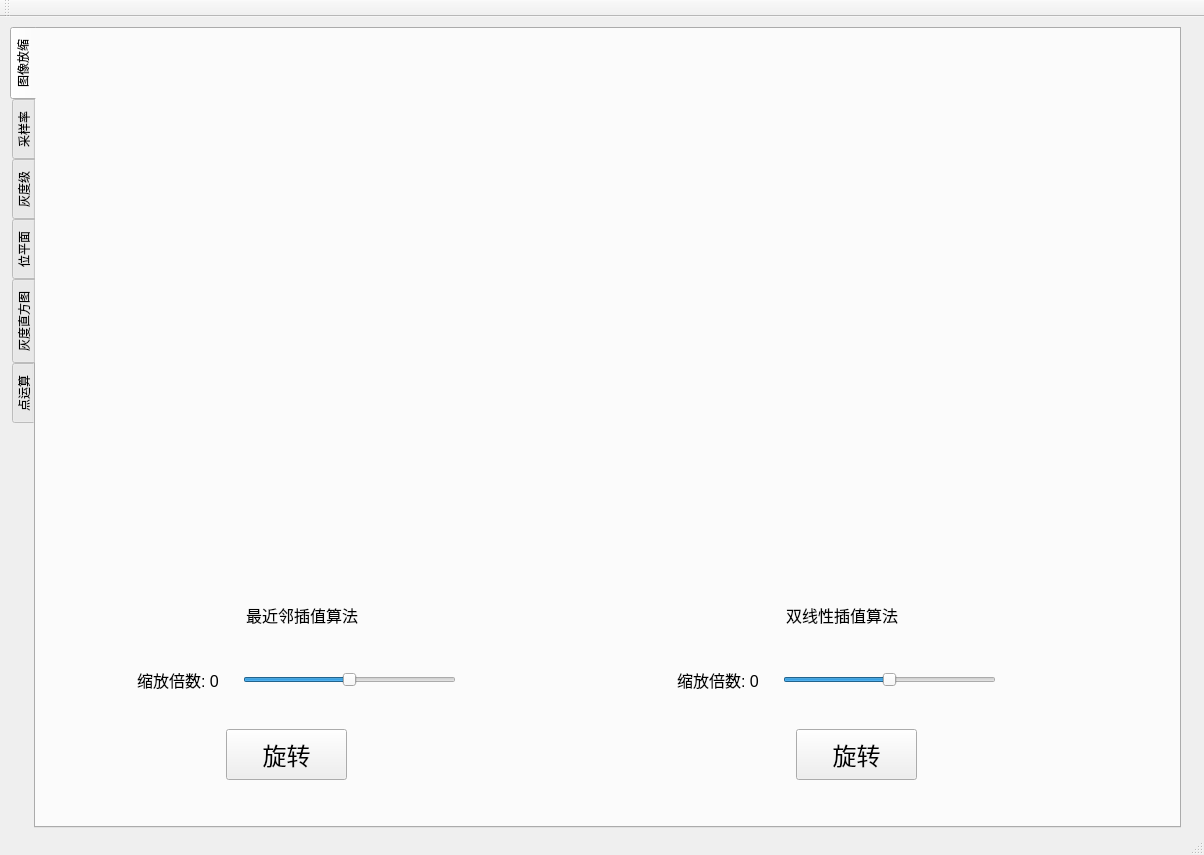
<?xml version="1.0" encoding="UTF-8"?>
<ui version="4.0">
 <class>MainWindow</class>
 <widget class="QMainWindow" name="MainWindow">
  <property name="geometry">
   <rect>
    <x>0</x>
    <y>0</y>
    <width>1204</width>
    <height>855</height>
   </rect>
  </property>
  <property name="sizePolicy">
   <sizepolicy hsizetype="Expanding" vsizetype="Expanding">
    <horstretch>0</horstretch>
    <verstretch>0</verstretch>
   </sizepolicy>
  </property>
  <property name="windowTitle">
   <string>MainWindow</string>
  </property>
  <widget class="QWidget" name="centralWidget">
   <widget class="QTabWidget" name="tabWidget">
    <property name="geometry">
     <rect>
      <x>10</x>
      <y>10</y>
      <width>1171</width>
      <height>801</height>
     </rect>
    </property>
    <property name="tabPosition">
     <enum>QTabWidget::West</enum>
    </property>
    <property name="currentIndex">
     <number>0</number>
    </property>
    <property name="iconSize">
     <size>
      <width>18</width>
      <height>18</height>
     </size>
    </property>
    <widget class="QWidget" name="original">
     <attribute name="title">
      <string>图像放缩</string>
     </attribute>
     <widget class="QLabel" name="nearest_insert">
      <property name="geometry">
       <rect>
        <x>210</x>
        <y>570</y>
        <width>161</width>
        <height>31</height>
       </rect>
      </property>
      <property name="font">
       <font>
        <pointsize>12</pointsize>
       </font>
      </property>
      <property name="text">
       <string>最近邻插值算法</string>
      </property>
     </widget>
     <widget class="QLabel" name="bilinear_insert">
      <property name="geometry">
       <rect>
        <x>750</x>
        <y>570</y>
        <width>161</width>
        <height>31</height>
       </rect>
      </property>
      <property name="font">
       <font>
        <pointsize>12</pointsize>
       </font>
      </property>
      <property name="text">
       <string>双线性插值算法</string>
      </property>
     </widget>
     <widget class="QWidget" name="layoutWidget_3">
      <property name="geometry">
       <rect>
        <x>630</x>
        <y>620</y>
        <width>341</width>
        <height>61</height>
       </rect>
      </property>
      <layout class="QHBoxLayout" name="horizontalLayout_26">
       <item>
        <widget class="QLabel" name="bilinear_level">
         <property name="font">
          <font>
           <pointsize>12</pointsize>
          </font>
         </property>
         <property name="text">
          <string>缩放倍数: 0    </string>
         </property>
        </widget>
       </item>
       <item>
        <widget class="QSlider" name="bilinear_horizontalSlider">
         <property name="minimum">
          <number>-10</number>
         </property>
         <property name="maximum">
          <number>10</number>
         </property>
         <property name="orientation">
          <enum>Qt::Horizontal</enum>
         </property>
        </widget>
       </item>
      </layout>
     </widget>
     <widget class="QWidget" name="layoutWidget">
      <property name="geometry">
       <rect>
        <x>90</x>
        <y>620</y>
        <width>341</width>
        <height>61</height>
       </rect>
      </property>
      <layout class="QHBoxLayout" name="horizontalLayout_25">
       <item>
        <widget class="QLabel" name="nearest_level">
         <property name="font">
          <font>
           <pointsize>12</pointsize>
          </font>
         </property>
         <property name="text">
          <string>缩放倍数: 0    </string>
         </property>
        </widget>
       </item>
       <item>
        <widget class="QSlider" name="nearest_horizontalSlider">
         <property name="minimum">
          <number>-10</number>
         </property>
         <property name="maximum">
          <number>10</number>
         </property>
         <property name="orientation">
          <enum>Qt::Horizontal</enum>
         </property>
        </widget>
       </item>
      </layout>
     </widget>
     <widget class="QPushButton" name="nearest_spin_push">
      <property name="geometry">
       <rect>
        <x>190</x>
        <y>700</y>
        <width>121</width>
        <height>51</height>
       </rect>
      </property>
      <property name="font">
       <font>
        <pointsize>18</pointsize>
       </font>
      </property>
      <property name="text">
       <string>旋转</string>
      </property>
     </widget>
     <widget class="QPushButton" name="bilinear_spin_push">
      <property name="geometry">
       <rect>
        <x>760</x>
        <y>700</y>
        <width>121</width>
        <height>51</height>
       </rect>
      </property>
      <property name="font">
       <font>
        <pointsize>18</pointsize>
       </font>
      </property>
      <property name="text">
       <string>旋转</string>
      </property>
     </widget>
     <widget class="mywidget" name="original_page" native="true">
      <property name="geometry">
       <rect>
        <x>20</x>
        <y>10</y>
        <width>521</width>
        <height>541</height>
       </rect>
      </property>
      <property name="contextMenuPolicy">
       <enum>Qt::ActionsContextMenu</enum>
      </property>
     </widget>
     <widget class="mywidget" name="original_page_2" native="true">
      <property name="geometry">
       <rect>
        <x>559</x>
        <y>9</y>
        <width>541</width>
        <height>541</height>
       </rect>
      </property>
      <property name="contextMenuPolicy">
       <enum>Qt::ActionsContextMenu</enum>
      </property>
     </widget>
    </widget>
    <widget class="QWidget" name="sampling_rate">
     <attribute name="title">
      <string>采样率</string>
     </attribute>
     <widget class="QWidget" name="layoutWidget">
      <property name="geometry">
       <rect>
        <x>60</x>
        <y>20</y>
        <width>211</width>
        <height>33</height>
       </rect>
      </property>
      <layout class="QHBoxLayout" name="horizontalLayout">
       <item>
        <widget class="QLineEdit" name="width">
         <property name="sizePolicy">
          <sizepolicy hsizetype="Expanding" vsizetype="Expanding">
           <horstretch>0</horstretch>
           <verstretch>0</verstretch>
          </sizepolicy>
         </property>
         <property name="inputMask">
          <string/>
         </property>
         <property name="maxLength">
          <number>3</number>
         </property>
         <property name="placeholderText">
          <string extracomment="kuan"/>
         </property>
        </widget>
       </item>
       <item>
        <widget class="QLabel" name="mult">
         <property name="font">
          <font>
           <pointsize>15</pointsize>
           <weight>50</weight>
           <bold>false</bold>
          </font>
         </property>
         <property name="text">
          <string>*</string>
         </property>
        </widget>
       </item>
       <item>
        <widget class="QLineEdit" name="length">
         <property name="sizePolicy">
          <sizepolicy hsizetype="Expanding" vsizetype="Expanding">
           <horstretch>0</horstretch>
           <verstretch>0</verstretch>
          </sizepolicy>
         </property>
         <property name="maxLength">
          <number>3</number>
         </property>
        </widget>
       </item>
       <item>
        <widget class="QPushButton" name="sampling">
         <property name="text">
          <string>确定</string>
         </property>
        </widget>
       </item>
      </layout>
     </widget>
     <widget class="QCustomPlot" name="sampling_paint" native="true">
      <property name="geometry">
       <rect>
        <x>549</x>
        <y>71</y>
        <width>501</width>
        <height>691</height>
       </rect>
      </property>
      <property name="contextMenuPolicy">
       <enum>Qt::ActionsContextMenu</enum>
      </property>
     </widget>
     <widget class="mywidget" name="sampling_page" native="true">
      <property name="geometry">
       <rect>
        <x>29</x>
        <y>70</y>
        <width>511</width>
        <height>691</height>
       </rect>
      </property>
      <property name="contextMenuPolicy">
       <enum>Qt::ActionsContextMenu</enum>
      </property>
     </widget>
    </widget>
    <widget class="QWidget" name="gray">
     <attribute name="title">
      <string>灰度级</string>
     </attribute>
     <widget class="QWidget" name="layoutWidget">
      <property name="geometry">
       <rect>
        <x>50</x>
        <y>20</y>
        <width>196</width>
        <height>28</height>
       </rect>
      </property>
      <layout class="QHBoxLayout" name="horizontalLayout_2">
       <item>
        <widget class="QLineEdit" name="gray_level">
         <property name="maxLength">
          <number>3</number>
         </property>
        </widget>
       </item>
       <item>
        <widget class="QPushButton" name="gray_determine">
         <property name="text">
          <string>确定</string>
         </property>
        </widget>
       </item>
      </layout>
     </widget>
     <widget class="QCustomPlot" name="gray_paint" native="true">
      <property name="geometry">
       <rect>
        <x>549</x>
        <y>61</y>
        <width>501</width>
        <height>711</height>
       </rect>
      </property>
      <property name="contextMenuPolicy">
       <enum>Qt::ActionsContextMenu</enum>
      </property>
     </widget>
     <widget class="mywidget" name="gray_page" native="true">
      <property name="geometry">
       <rect>
        <x>29</x>
        <y>60</y>
        <width>511</width>
        <height>711</height>
       </rect>
      </property>
      <property name="contextMenuPolicy">
       <enum>Qt::ActionsContextMenu</enum>
      </property>
     </widget>
    </widget>
    <widget class="QWidget" name="bitplane">
     <attribute name="title">
      <string>位平面</string>
     </attribute>
     <widget class="QWidget" name="layoutWidget_2">
      <property name="geometry">
       <rect>
        <x>20</x>
        <y>60</y>
        <width>1061</width>
        <height>691</height>
       </rect>
      </property>
      <layout class="QVBoxLayout" name="verticalLayout">
       <item>
        <layout class="QHBoxLayout" name="horizontalLayout_3">
         <item>
          <widget class="QLabel" name="bit1">
           <property name="text">
            <string/>
           </property>
          </widget>
         </item>
         <item>
          <widget class="QLabel" name="bit2">
           <property name="text">
            <string/>
           </property>
          </widget>
         </item>
         <item>
          <widget class="QLabel" name="bit3">
           <property name="text">
            <string/>
           </property>
          </widget>
         </item>
         <item>
          <widget class="QLabel" name="bit4">
           <property name="text">
            <string/>
           </property>
          </widget>
         </item>
        </layout>
       </item>
       <item>
        <layout class="QHBoxLayout" name="horizontalLayout_4">
         <item>
          <widget class="QLabel" name="bit5">
           <property name="text">
            <string/>
           </property>
          </widget>
         </item>
         <item>
          <widget class="QLabel" name="bit6">
           <property name="text">
            <string/>
           </property>
          </widget>
         </item>
         <item>
          <widget class="QLabel" name="bit7">
           <property name="text">
            <string/>
           </property>
          </widget>
         </item>
         <item>
          <widget class="QLabel" name="bit8">
           <property name="text">
            <string/>
           </property>
          </widget>
         </item>
        </layout>
       </item>
      </layout>
     </widget>
     <widget class="QPushButton" name="bitplane_save">
      <property name="geometry">
       <rect>
        <x>440</x>
        <y>10</y>
        <width>101</width>
        <height>31</height>
       </rect>
      </property>
      <property name="font">
       <font>
        <pointsize>18</pointsize>
       </font>
      </property>
      <property name="statusTip">
       <string extracomment="Save all images."/>
      </property>
      <property name="text">
       <string>saveAll</string>
      </property>
     </widget>
    </widget>
    <widget class="QWidget" name="histogram">
     <attribute name="title">
      <string>灰度直方图</string>
     </attribute>
     <widget class="QTabWidget" name="gray_hist">
      <property name="geometry">
       <rect>
        <x>20</x>
        <y>10</y>
        <width>1061</width>
        <height>741</height>
       </rect>
      </property>
      <property name="currentIndex">
       <number>0</number>
      </property>
      <widget class="QWidget" name="gray_count">
       <attribute name="title">
        <string>灰度值统计</string>
       </attribute>
       <widget class="QTableWidget" name="histogram_info">
        <property name="geometry">
         <rect>
          <x>540</x>
          <y>10</y>
          <width>411</width>
          <height>51</height>
         </rect>
        </property>
        <row>
         <property name="text">
          <string/>
         </property>
        </row>
        <column>
         <property name="text">
          <string>像素总数</string>
         </property>
        </column>
        <column>
         <property name="text">
          <string>平均灰度</string>
         </property>
        </column>
        <column>
         <property name="text">
          <string>中值灰度</string>
         </property>
        </column>
        <column>
         <property name="text">
          <string>标准差</string>
         </property>
        </column>
       </widget>
       <widget class="QWidget" name="layoutWidget_8">
        <property name="geometry">
         <rect>
          <x>90</x>
          <y>20</y>
          <width>236</width>
          <height>30</height>
         </rect>
        </property>
        <layout class="QHBoxLayout" name="horizontalLayout_7">
         <item>
          <layout class="QHBoxLayout" name="horizontalLayout_6">
           <item>
            <widget class="QLabel" name="label">
             <property name="font">
              <font>
               <pointsize>12</pointsize>
              </font>
             </property>
             <property name="text">
              <string>阀值</string>
             </property>
            </widget>
           </item>
           <item>
            <widget class="QLineEdit" name="threshold"/>
           </item>
          </layout>
         </item>
         <item>
          <widget class="QPushButton" name="threshold_update">
           <property name="text">
            <string>确定</string>
           </property>
          </widget>
         </item>
        </layout>
       </widget>
       <widget class="QCustomPlot" name="histogram_paint" native="true">
        <property name="geometry">
         <rect>
          <x>519</x>
          <y>81</y>
          <width>491</width>
          <height>619</height>
         </rect>
        </property>
       </widget>
       <widget class="mywidget" name="histogram_page" native="true">
        <property name="geometry">
         <rect>
          <x>29</x>
          <y>80</y>
          <width>481</width>
          <height>621</height>
         </rect>
        </property>
        <property name="contextMenuPolicy">
         <enum>Qt::ActionsContextMenu</enum>
        </property>
       </widget>
      </widget>
      <widget class="QWidget" name="gray_balance">
       <attribute name="title">
        <string>灰度直方图均衡化</string>
       </attribute>
       <widget class="QCustomPlot" name="gray_bal_paint" native="true">
        <property name="geometry">
         <rect>
          <x>534</x>
          <y>21</y>
          <width>496</width>
          <height>659</height>
         </rect>
        </property>
       </widget>
       <widget class="mywidget" name="gray_bal_image" native="true">
        <property name="geometry">
         <rect>
          <x>19</x>
          <y>20</y>
          <width>501</width>
          <height>661</height>
         </rect>
        </property>
        <property name="contextMenuPolicy">
         <enum>Qt::ActionsContextMenu</enum>
        </property>
       </widget>
      </widget>
     </widget>
    </widget>
    <widget class="QWidget" name="point">
     <attribute name="title">
      <string>点运算</string>
     </attribute>
     <widget class="QTabWidget" name="point_type">
      <property name="geometry">
       <rect>
        <x>20</x>
        <y>10</y>
        <width>1061</width>
        <height>751</height>
       </rect>
      </property>
      <property name="currentIndex">
       <number>0</number>
      </property>
      <widget class="QWidget" name="line_trans">
       <attribute name="title">
        <string>线性变换</string>
       </attribute>
       <widget class="QWidget" name="layoutWidget">
        <property name="geometry">
         <rect>
          <x>350</x>
          <y>360</y>
          <width>301</width>
          <height>41</height>
         </rect>
        </property>
        <layout class="QHBoxLayout" name="horizontalLayout_13">
         <item>
          <layout class="QHBoxLayout" name="horizontalLayout_12">
           <item>
            <widget class="QLabel" name="line_f1">
             <property name="font">
              <font>
               <pointsize>14</pointsize>
              </font>
             </property>
             <property name="text">
              <string>f(D) = </string>
             </property>
            </widget>
           </item>
           <item>
            <widget class="QLineEdit" name="line_a1">
             <property name="maxLength">
              <number>5</number>
             </property>
            </widget>
           </item>
           <item>
            <widget class="QLabel" name="line_d1">
             <property name="enabled">
              <bool>true</bool>
             </property>
             <property name="font">
              <font>
               <pointsize>14</pointsize>
              </font>
             </property>
             <property name="text">
              <string>*D + </string>
             </property>
            </widget>
           </item>
           <item>
            <widget class="QLineEdit" name="line_b1">
             <property name="maxLength">
              <number>5</number>
             </property>
            </widget>
           </item>
          </layout>
         </item>
         <item>
          <widget class="QPushButton" name="line_push">
           <property name="text">
            <string>确定</string>
           </property>
          </widget>
         </item>
        </layout>
       </widget>
       <widget class="QCustomPlot" name="line_ori_paint" native="true">
        <property name="geometry">
         <rect>
          <x>529</x>
          <y>21</y>
          <width>491</width>
          <height>339</height>
         </rect>
        </property>
       </widget>
       <widget class="QCustomPlot" name="line_trans_paint" native="true">
        <property name="geometry">
         <rect>
          <x>529</x>
          <y>401</y>
          <width>491</width>
          <height>311</height>
         </rect>
        </property>
       </widget>
       <widget class="mywidget" name="line_ori_image" native="true">
        <property name="geometry">
         <rect>
          <x>29</x>
          <y>20</y>
          <width>491</width>
          <height>341</height>
         </rect>
        </property>
        <property name="contextMenuPolicy">
         <enum>Qt::ActionsContextMenu</enum>
        </property>
       </widget>
       <widget class="mywidget" name="line_trans_image" native="true">
        <property name="geometry">
         <rect>
          <x>29</x>
          <y>400</y>
          <width>491</width>
          <height>311</height>
         </rect>
        </property>
        <property name="contextMenuPolicy">
         <enum>Qt::ActionsContextMenu</enum>
        </property>
       </widget>
      </widget>
      <widget class="QWidget" name="nline_trans1">
       <attribute name="title">
        <string>非线性变换1</string>
       </attribute>
       <widget class="QWidget" name="layoutWidget">
        <property name="geometry">
         <rect>
          <x>360</x>
          <y>350</y>
          <width>294</width>
          <height>41</height>
         </rect>
        </property>
        <layout class="QHBoxLayout" name="horizontalLayout_17">
         <item>
          <widget class="QLabel" name="nline_f1">
           <property name="font">
            <font>
             <pointsize>14</pointsize>
            </font>
           </property>
           <property name="text">
            <string>f(D) = </string>
           </property>
          </widget>
         </item>
         <item>
          <widget class="QLineEdit" name="nline_c1">
           <property name="maxLength">
            <number>4</number>
           </property>
           <property name="placeholderText">
            <string>c</string>
           </property>
          </widget>
         </item>
         <item>
          <widget class="QLabel" name="nline_d1">
           <property name="font">
            <font>
             <pointsize>14</pointsize>
            </font>
           </property>
           <property name="text">
            <string>*log(D+1)</string>
           </property>
          </widget>
         </item>
         <item>
          <widget class="QPushButton" name="nline_push1">
           <property name="text">
            <string>确定</string>
           </property>
          </widget>
         </item>
        </layout>
       </widget>
       <widget class="QCustomPlot" name="nline_trans1_paint" native="true">
        <property name="geometry">
         <rect>
          <x>530</x>
          <y>390</y>
          <width>491</width>
          <height>321</height>
         </rect>
        </property>
       </widget>
       <widget class="QCustomPlot" name="nline_ori1_paint" native="true">
        <property name="geometry">
         <rect>
          <x>529</x>
          <y>21</y>
          <width>491</width>
          <height>331</height>
         </rect>
        </property>
       </widget>
       <widget class="mywidget" name="nline_ori1_image" native="true">
        <property name="geometry">
         <rect>
          <x>29</x>
          <y>20</y>
          <width>491</width>
          <height>331</height>
         </rect>
        </property>
        <property name="contextMenuPolicy">
         <enum>Qt::ActionsContextMenu</enum>
        </property>
       </widget>
       <widget class="mywidget" name="nline_trans1_image" native="true">
        <property name="geometry">
         <rect>
          <x>29</x>
          <y>390</y>
          <width>491</width>
          <height>321</height>
         </rect>
        </property>
        <property name="contextMenuPolicy">
         <enum>Qt::ActionsContextMenu</enum>
        </property>
       </widget>
      </widget>
      <widget class="QWidget" name="nline_trans2">
       <attribute name="title">
        <string>非线性变换2</string>
       </attribute>
       <widget class="QWidget" name="layoutWidget_7">
        <property name="geometry">
         <rect>
          <x>330</x>
          <y>360</y>
          <width>301</width>
          <height>41</height>
         </rect>
        </property>
        <layout class="QHBoxLayout" name="horizontalLayout_21">
         <item>
          <layout class="QHBoxLayout" name="horizontalLayout_22">
           <item>
            <widget class="QLabel" name="nline_f2">
             <property name="font">
              <font>
               <pointsize>14</pointsize>
              </font>
             </property>
             <property name="text">
              <string>f(D) = </string>
             </property>
            </widget>
           </item>
           <item>
            <widget class="QLineEdit" name="nline_a2">
             <property name="maxLength">
              <number>5</number>
             </property>
             <property name="placeholderText">
              <string>a</string>
             </property>
            </widget>
           </item>
           <item>
            <widget class="QLabel" name="nline_d2">
             <property name="enabled">
              <bool>true</bool>
             </property>
             <property name="font">
              <font>
               <pointsize>14</pointsize>
              </font>
             </property>
             <property name="text">
              <string>D^</string>
             </property>
            </widget>
           </item>
           <item>
            <widget class="QLineEdit" name="nline_b2">
             <property name="maxLength">
              <number>5</number>
             </property>
             <property name="placeholderText">
              <string>b</string>
             </property>
            </widget>
           </item>
          </layout>
         </item>
         <item>
          <widget class="QPushButton" name="nline_push2">
           <property name="text">
            <string>确定</string>
           </property>
          </widget>
         </item>
        </layout>
       </widget>
       <widget class="QCustomPlot" name="nline_ori2_paint" native="true">
        <property name="geometry">
         <rect>
          <x>539</x>
          <y>21</y>
          <width>481</width>
          <height>339</height>
         </rect>
        </property>
       </widget>
       <widget class="QCustomPlot" name="nline_trans2_paint" native="true">
        <property name="geometry">
         <rect>
          <x>540</x>
          <y>400</y>
          <width>481</width>
          <height>301</height>
         </rect>
        </property>
       </widget>
       <widget class="mywidget" name="nline_ori2_image" native="true">
        <property name="geometry">
         <rect>
          <x>29</x>
          <y>20</y>
          <width>501</width>
          <height>341</height>
         </rect>
        </property>
        <property name="contextMenuPolicy">
         <enum>Qt::ActionsContextMenu</enum>
        </property>
       </widget>
       <widget class="mywidget" name="nline_trans2_image" native="true">
        <property name="geometry">
         <rect>
          <x>29</x>
          <y>400</y>
          <width>501</width>
          <height>301</height>
         </rect>
        </property>
        <property name="contextMenuPolicy">
         <enum>Qt::ActionsContextMenu</enum>
        </property>
       </widget>
      </widget>
     </widget>
    </widget>
   </widget>
  </widget>
  <widget class="QToolBar" name="mainToolBar">
   <attribute name="toolBarArea">
    <enum>TopToolBarArea</enum>
   </attribute>
   <attribute name="toolBarBreak">
    <bool>false</bool>
   </attribute>
  </widget>
  <widget class="QStatusBar" name="statusBar"/>
  <action name="openFile">
   <property name="checkable">
    <bool>false</bool>
   </property>
   <property name="checked">
    <bool>false</bool>
   </property>
   <property name="text">
    <string>open</string>
   </property>
  </action>
  <action name="saveFIle">
   <property name="text">
    <string>save</string>
   </property>
  </action>
 </widget>
 <layoutdefault spacing="6" margin="11"/>
 <customwidgets>
  <customwidget>
   <class>QCustomPlot</class>
   <extends>QWidget</extends>
   <header location="global">qcustomplot.h</header>
   <container>1</container>
  </customwidget>
  <customwidget>
   <class>mywidget</class>
   <extends>QWidget</extends>
   <header>mywidget.h</header>
   <container>1</container>
  </customwidget>
 </customwidgets>
 <resources/>
 <connections/>
</ui>
